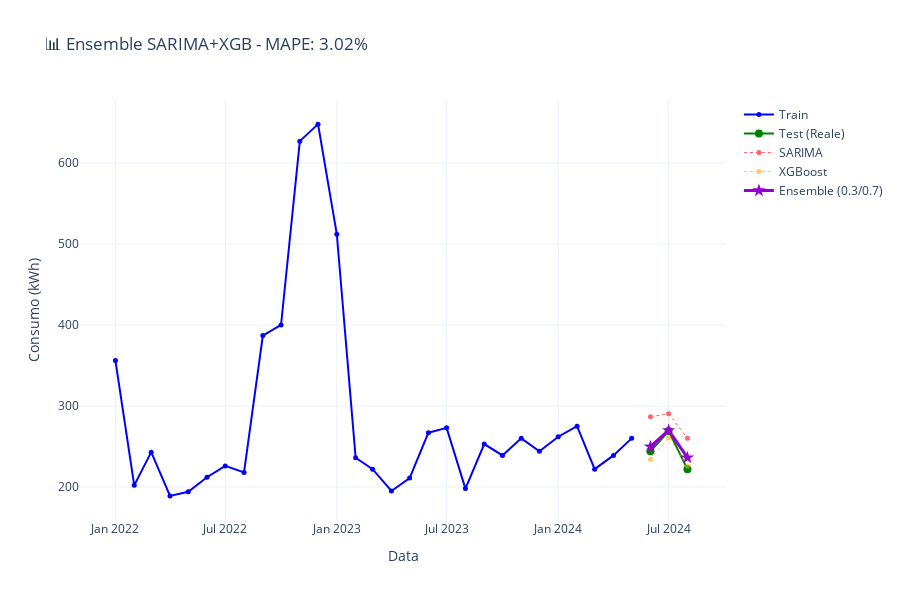

Notebook source saved alongside this figure:
### Code cell
# Grafico interattivo ensemble SARIMA + XGBoost
fig = go.Figure()

# Train
fig.add_trace(go.Scatter(
    x=y_train.index, y=y_train,
    mode='lines+markers',
    name='Train',
    line=dict(color='blue', width=2),
    marker=dict(size=5)
))

# Test (valori reali)
fig.add_trace(go.Scatter(
    x=y_test.index, y=y_test,
    mode='lines+markers',
    name='Test (Reale)',
    line=dict(color='green', width=2),
    marker=dict(size=8)
))

# SARIMA
fig.add_trace(go.Scatter(
    x=test.index, y=sarima_pred_aligned,
    mode='lines+markers',
    name='SARIMA',
    line=dict(color='red', width=1, dash='dot'),
    marker=dict(size=5),
    opacity=0.6
))

# XGBoost
fig.add_trace(go.Scatter(
    x=y_test.index, y=xgb_pred_aligned,
    mode='lines+markers',
    name='XGBoost',
    line=dict(color='orange', width=1, dash='dot'),
    marker=dict(size=5),
    opacity=0.6
))

# Ensemble
fig.add_trace(go.Scatter(
    x=y_test.index, y=best_ensemble_pred,
    mode='lines+markers',
    name=f'Ensemble ({best_weights[0]:.1f}/{best_weights[1]:.1f})',
    line=dict(color='darkviolet', width=3),
    marker=dict(size=10, symbol='star')
))

fig.update_layout(
    title=f'📊 Ensemble SARIMA+XGB - MAPE: {metrics_ensemble_sx["MAPE (%)"]:.2f}%',
    xaxis_title='Data',
    yaxis_title='Consumo (kWh)',
    height=600,
    hovermode='x unified',
    template='plotly_white'
)

fig.show()

### Figure 1 — Plotly figure (JSON) as saved in the notebook; plotly's stock layout.template omitted (floating-point values rounded to 4 significant figures)
{"data": [{"line": {"color": "blue", "width": 2}, "marker": {"size": 5}, "mode": "lines+markers", "name": "Train", "type": "scatter", "x": ["2022-01-01T00:00:00", "2022-02-01T00:00:00", "2022-03-01T00:00:00", "2022-04-01T00:00:00", "2022-05-01T00:00:00", "2022-06-01T00:00:00", "2022-07-01T00:00:00", "2022-08-01T00:00:00", "2022-09-01T00:00:00", "2022-10-01T00:00:00", "2022-11-01T00:00:00", "2022-12-01T00:00:00", "2023-01-01T00:00:00", "2023-02-01T00:00:00", "2023-03-01T00:00:00", "2023-04-01T00:00:00", "2023-05-01T00:00:00", "2023-06-01T00:00:00", "2023-07-01T00:00:00", "2023-08-01T00:00:00", "2023-09-01T00:00:00", "2023-10-01T00:00:00", "2023-11-01T00:00:00", "2023-12-01T00:00:00", "2024-01-01T00:00:00", "2024-02-01T00:00:00", "2024-03-01T00:00:00", "2024-04-01T00:00:00", "2024-05-01T00:00:00"], "y": [356, 202, 243, 189, 194, 212, 226, 218, 387, 400, 627, 648, 512, 236, 222, 195, 211, 267, 273, 198, 253, 239, 260, 244, 262, 275, 222, 239, 260]}, {"line": {"color": "green", "width": 2}, "marker": {"size": 8}, "mode": "lines+markers", "name": "Test (Reale)", "type": "scatter", "x": ["2024-06-01T00:00:00", "2024-07-01T00:00:00", "2024-08-01T00:00:00"], "y": [244, 269, 222]}, {"line": {"color": "red", "dash": "dot", "width": 1}, "marker": {"size": 5}, "mode": "lines+markers", "name": "SARIMA", "opacity": 0.6, "type": "scatter", "x": ["2024-06-01T00:00:00", "2024-07-01T00:00:00", "2024-08-01T00:00:00"], "y": [286.8, 290.3, 260.1]}, {"line": {"color": "orange", "dash": "dot", "width": 1}, "marker": {"size": 5}, "mode": "lines+markers", "name": "XGBoost", "opacity": 0.6, "type": "scatter", "x": ["2024-06-01T00:00:00", "2024-07-01T00:00:00", "2024-08-01T00:00:00"], "y": [233.8, 261.2, 226.0]}, {"line": {"color": "darkviolet", "width": 3}, "marker": {"size": 10, "symbol": "star"}, "mode": "lines+markers", "name": "Ensemble (0.3/0.7)", "type": "scatter", "x": ["2024-06-01T00:00:00", "2024-07-01T00:00:00", "2024-08-01T00:00:00"], "y": [249.7, 269.9, 236.2]}], "layout": {"height": 600, "hovermode": "x unified", "title": {"text": "📊 Ensemble SARIMA+XGB - MAPE: 3.02%"}, "xaxis": {"title": {"text": "Data"}}, "yaxis": {"title": {"text": "Consumo (kWh)"}}}}
